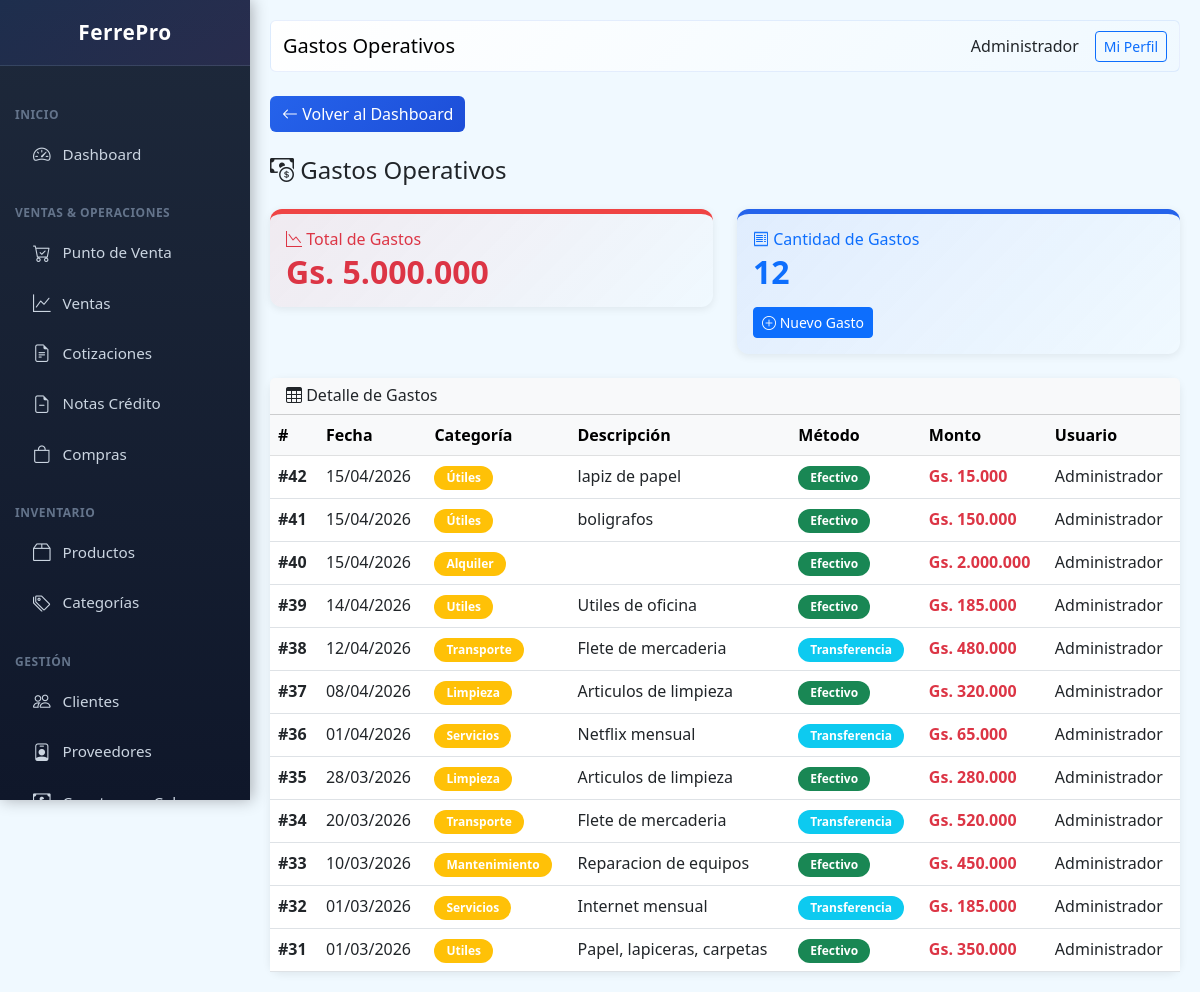
Screenshot of /public/index.php?page=expenses (signed in) with the database file from the repository.
### tables this page shows
CREATE TABLE users (
                id INTEGER PRIMARY KEY AUTOINCREMENT,
                name TEXT NOT NULL,
                email TEXT UNIQUE,
                password TEXT NOT NULL,
                role TEXT DEFAULT 'vendedor',
                active INTEGER DEFAULT 1,
                created_at DATETIME DEFAULT CURRENT_TIMESTAMP
            , last_login DATETIME, last_password_change DATETIME, failed_login_attempts INTEGER DEFAULT 0, locked_until DATETIME, two_fa_enabled INTEGER DEFAULT 0, two_fa_secret TEXT);

CREATE TABLE expenses (
                id INTEGER PRIMARY KEY AUTOINCREMENT,
                user_id INTEGER NOT NULL,
                category TEXT NOT NULL,
                description TEXT,
                amount REAL NOT NULL,
                payment_method TEXT DEFAULT 'efectivo',
                reference TEXT,
                date DATE,
                created_at DATETIME DEFAULT CURRENT_TIMESTAMP, cuenta TEXT DEFAULT 'caja', referencia TEXT,
                FOREIGN KEY (user_id) REFERENCES users(id)
            );

### class/Database.php (called while the page is built, shortened)
<?php
class Database extends PDO {
    private static $instance = null;
    private function __construct() {
        $dbPath = dirname(__DIR__) . '/storage/ferrepro.db';
        $this->initTables();
    }
    public static function getInstance() {
        if (self::$instance === null) {
            self::$instance = new self();
        }
        return self::$instance;
    }
    private function initTables() {
        $this->seedDefaultData();
    }
    private function seedDefaultData() {
        $stmt = $this->query("SELECT COUNT(*) as count FROM users");
     }
 }

### class/Format.php (called while the page is built, shortened)
<?php
class Format {
    public static function money($amount) {
        $amount = floatval($amount);
        return 'Gs. ' . number_format($amount, 0, ',', '.');
    }
    public static function date($date) {
        try {
            $dateObj = new DateTime($date);
            return $dateObj->format('d/m/Y');
        } catch (Exception $e) {
            return 'Fecha inválida';
        }
    }
}

### views/expenses/index.php (the view, shortened to what this page needs)
<?php
$pageTitle = 'Gastos Operativos';
$total = count($expenses) > 0 ? array_sum(array_map(fn($e) => $e['amount'], $expenses)) : 0;
$content = '
<div class="mb-4">
    <a href="?page=dashboard" class="btn btn-nav-back me-2"><i class="bi bi-arrow-left"></i> Volver al Dashboard</a>
</div>
<h4 class="mb-4"><i class="bi bi-cash-coin"></i> ' . htmlspecialchars($pageTitle) . '</h4>
<div class="row mb-4">
    <div class="col-md-6">
        <div class="card" style="border-top: 5px solid var(--danger); background: linear-gradient(135deg, rgba(239, 68, 68, 0.08), transparent);">
            <div class="card-body">
                <h6 class="text-danger mb-1"><i class="bi bi-graph-down"></i> Total de Gastos</h6>
                <h3 class="mb-0 text-danger" style="font-size: 2rem; font-weight: 700;">' . Format::money($total) . '</h3>
            </div>
        </div>
    </div>
    <div class="col-md-6">
        <div class="card" style="border-top: 5px solid var(--primary); background: linear-gradient(135deg, rgba(37, 99, 235, 0.08), transparent);">
            <div class="card-body">
                <h6 class="text-primary mb-1"><i class="bi bi-receipt"></i> Cantidad de Gastos</h6>
                <h3 class="mb-0 text-primary" style="font-size: 2rem; font-weight: 700;">' . count($expenses) . '</h3>
                <a href="?page=expenses&action=new" class="btn btn-sm btn-primary mt-3"><i class="bi bi-plus-circle"></i> Nuevo Gasto</a>
            </div>
        </div>
    </div>
</div>
<div class="card">
    <div class="card-header bg-light">
        <h6 class="mb-0"><i class="bi bi-table"></i> Detalle de Gastos</h6>
    </div>
    <div class="card-body p-0">
        <div class="table-responsive">
            <table class="table table-hover mb-0">
                <thead class="table-light">
                    <tr>
                        <th>#</th>
                        <th>Fecha</th>
                        <th>Categoría</th>
                        <th>Descripción</th>
                        <th>Método</th>
                        <th>Monto</th>
                        <th>Usuario</th>
                    </tr>
                </thead>
                <tbody>';
if (count($expenses) == 0) {
    $content .= '<tr><td colspan="7" class="text-center text-muted">No hay gastos registrados</td></tr>';
} else {
    foreach ($expenses as $e) {
        $methodLabel = $e['payment_method'] === 'efectivo' ? 'Efectivo' : ($e['payment_method'] === 'transferencia' ? 'Transferencia' : 'Banco');
        $methodBadge = $e['payment_method'] === 'efectivo' ? 'bg-success' : ($e['payment_method'] === 'transferencia' ? 'bg-info' : 'bg-secondary');
        $content .= '<tr>
            <td><strong>#' . $e['id'] . '</strong></td>
            <td>' . Format::date($e['date']) . '</td>
            <td><span class="badge bg-warning">' . htmlspecialchars($e['category']) . '</span></td>
            <td>' . htmlspecialchars($e['description'] ?? '-') . '</td>
            <td><span class="badge ' . $methodBadge . '">' . $methodLabel . '</span></td>
            <td><strong class="text-danger">' . Format::money($e['amount']) . '</strong></td>
            <td>' . htmlspecialchars($e['user_name']) . '</td>
        </tr>';
    }
}
$content .= '</tbody>
                </table>
            </div>
    </div>
</div>';

### views/layouts/main.php (shortened to what this page needs)
<!DOCTYPE html>
<html lang="es">
<head>
    <link rel="stylesheet" href="https://cdn.jsdelivr.net/npm/bootstrap@5.3.0/dist/css/bootstrap.min.css">
    <link rel="stylesheet" href="https://cdn.jsdelivr.net/npm/bootstrap-icons@1.10.0/font/bootstrap-icons.css">
</head>
<body>
    <div class="sidebar">
        <div class="logo-section">
            <h5><i class="bi bi-hammer-wrench"></i> FerrePro</h5>
        </div>
        <nav class="nav flex-column">
            <div class="nav-section">Inicio</div>
            <a class="nav-link" href="?page=dashboard"><i class="bi bi-speedometer2"></i> Dashboard</a>
            <div class="nav-section">Ventas & Operaciones</div>
            <a class="nav-link" href="?page=pos"><i class="bi bi-cart-check"></i> Punto de Venta</a>
            <a class="nav-link" href="?page=sales"><i class="bi bi-graph-up"></i> Ventas</a>
            <a class="nav-link" href="?page=quotes"><i class="bi bi-file-earmark-text"></i> Cotizaciones</a>
            <a class="nav-link" href="?page=credit_notes"><i class="bi bi-file-earmark-minus"></i> Notas Crédito</a>
            <a class="nav-link" href="?page=purchases"><i class="bi bi-bag"></i> Compras</a>
            <div class="nav-section">Inventario</div>
            <a class="nav-link" href="?page=products"><i class="bi bi-box2"></i> Productos</a>
            <a class="nav-link" href="?page=categories"><i class="bi bi-tags"></i> Categorías</a>
            <div class="nav-section">Gestión</div>
            <a class="nav-link" href="?page=clients"><i class="bi bi-people"></i> Clientes</a>
            <a class="nav-link" href="?page=providers"><i class="bi bi-person-badge"></i> Proveedores</a>
            <a class="nav-link" href="?page=receivable"><i class="bi bi-cash-coin"></i> Cuentas por Cobrar</a>
        </nav>
    </div>
    <div class="main-content">
        <nav class="navbar navbar-expand-lg mb-4 rounded">
            <div class="container-fluid">
                <span class="navbar-brand mb-0 h1"><?= $pageTitle ?? 'FerrePro' ?></span>
                <div class="d-flex align-items-center gap-3">
                    <span><?= user()['name'] ?? '' ?></span>
                    <a href="?page=profile" class="btn btn-sm btn-outline-primary">Mi Perfil</a>
                </div>
            </div>
        </nav>
        <?= $content ?? '' ?>
    </div>
</body>
</html>

### views/layouts/main.php (style rules this page uses)
:root { --primary: #2563eb; --success: #10b981; --danger: #ef4444; --warning: #f59e0b; --info: #06b6d4; --secondary: #8b5cf6; --dark: #1e293b; }
body { font-family: 'Segoe UI', sans-serif; background: #f0f9ff; }
.sidebar { width: 250px; background: linear-gradient(180deg, #1e293b 0%, #0f172a 100%); height: 100vh; position: fixed; top: 0; left: 0; overflow-y: auto; box-shadow: 2px 0 15px rgba(0,0,0,0.3); z-index: 1000; }
.sidebar .logo-section { padding: 20px; text-align: center; border-bottom: 1px solid rgba(148, 163, 184, 0.2); background: linear-gradient(135deg, rgba(37, 99, 235, 0.1) 0%, rgba(139, 92, 246, 0.1) 100%); }
.sidebar .logo-section h5 { color: white; margin: 0; font-weight: 700; font-size: 1.3rem; letter-spacing: 0.5px; }
.sidebar nav { padding: 15px 0; }
.sidebar .nav-link { color: #cbd5e1; padding: 12px 20px; border-left: 3px solid transparent; display: flex; align-items: center; gap: 12px; transition: all 0.3s ease; margin: 0 10px; border-radius: 8px; font-size: 0.95rem; }
.sidebar .nav-link i { font-size: 1.1rem; transition: all 0.3s ease; }
.nav-section { padding: 15px 15px 5px 15px; font-size: 0.75rem; font-weight: 700; text-transform: uppercase; color: #64748b; letter-spacing: 0.5px; margin-top: 10px; }
.main-content { margin-left: 250px; padding: 20px; }
.navbar { background: linear-gradient(135deg, #ffffff 0%, #f0f9ff 100%); border-radius: 10px; border: 1px solid rgba(37, 99, 235, 0.1); }
.card { border: none; border-radius: 12px; box-shadow: 0 2px 8px rgba(0,0,0,0.08); transition: all 0.3s ease; }
.btn-nav-back { background: linear-gradient(135deg, var(--primary), #1d4ed8); color: white; border: none; }
.badge { border-radius: 20px; padding: 6px 12px; font-weight: 600; }

### rows the page displays
users: name "Administrador"
expenses: id "42", date "15/04/2026", category "Útiles", description "lapiz de papel", payment_method "Efectivo", amount "Gs. 15.000", user.name "Administrador"
expenses: id "41", date "15/04/2026", category "Útiles", description "boligrafos", payment_method "Efectivo", amount "Gs. 150.000", user.name "Administrador"
expenses: id "40", date "15/04/2026", category "Alquiler", payment_method "Efectivo", amount "Gs. 2.000.000", user.name "Administrador"
expenses: id "39", date "14/04/2026", category "Utiles", description "Utiles de oficina", payment_method "Efectivo", amount "Gs. 185.000", user.name "Administrador"
expenses: id "38", date "12/04/2026", category "Transporte", description "Flete de mercaderia", payment_method "Transferencia", amount "Gs. 480.000", user.name "Administrador"
expenses: id "37", date "08/04/2026", category "Limpieza", description "Articulos de limpieza", payment_method "Efectivo", amount "Gs. 320.000", user.name "Administrador"
expenses: id "36", date "01/04/2026", category "Servicios", description "Netflix mensual", payment_method "Transferencia", amount "Gs. 65.000", user.name "Administrador"
expenses: id "35", date "28/03/2026", category "Limpieza", description "Articulos de limpieza", payment_method "Efectivo", amount "Gs. 280.000", user.name "Administrador"
expenses: id "34", date "20/03/2026", category "Transporte", description "Flete de mercaderia", payment_method "Transferencia", amount "Gs. 520.000", user.name "Administrador"
expenses: id "33", date "10/03/2026", category "Mantenimiento", description "Reparacion de equipos", payment_method "Efectivo", amount "Gs. 450.000", user.name "Administrador"
expenses: id "32", date "01/03/2026", category "Servicios", description "Internet mensual", payment_method "Transferencia", amount "Gs. 185.000", user.name "Administrador"
expenses: id "31", date "01/03/2026", category "Utiles", description "Papel, lapiceras, carpetas", payment_method "Efectivo", amount "Gs. 350.000", user.name "Administrador"

### other values shown
$pageTitle "Gastos Operativos"
Format::money($total) "Gs. 5.000.000"
count($expenses) "12"
